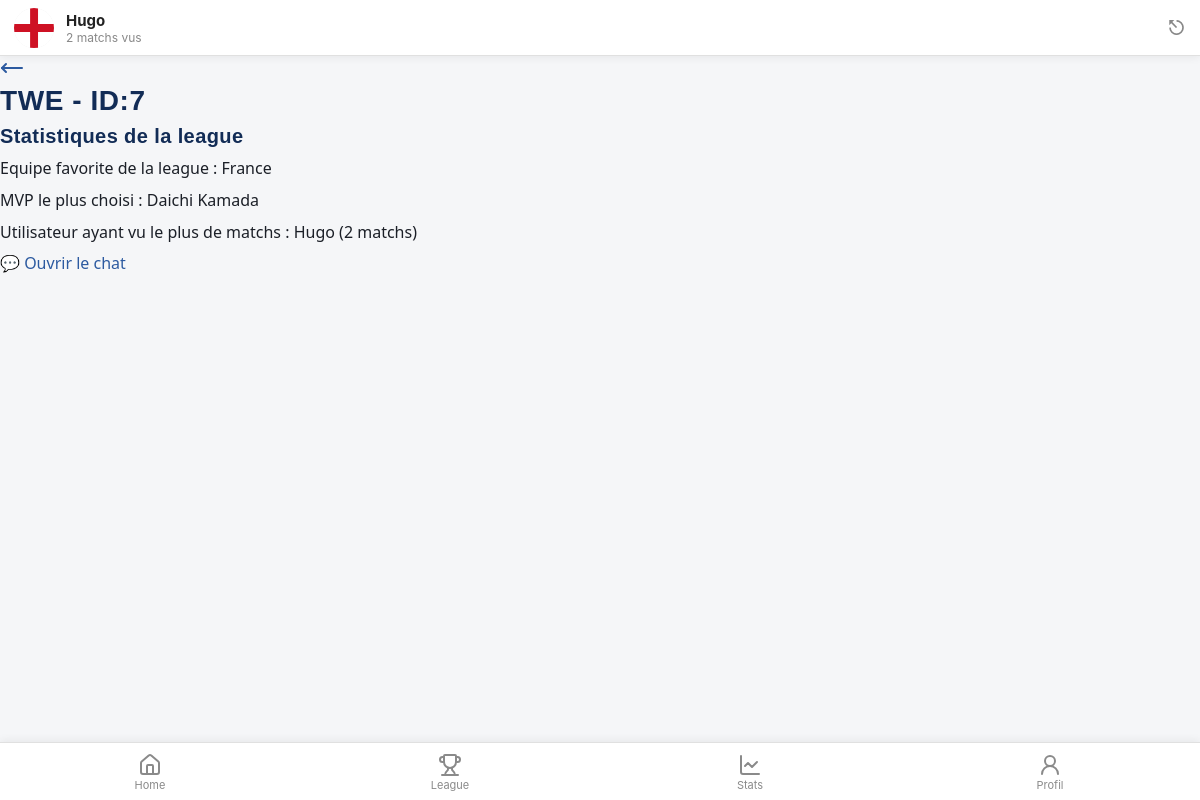
The page /index.php?view=league&idLeague=7 (signed in) on the database its author committed.
### tables this page shows
CREATE TABLE `UTILISATEUR` (
  `id` int NOT NULL,
  `pseudo` varchar(50) NOT NULL,
  `mot_de_passe` varchar(255) NOT NULL,
  `equipe_pref_id` int DEFAULT NULL,
  `joueur_pref_id` int DEFAULT NULL,
  `pdp` varchar(255) NOT NULL,
  `admin` tinyint(1) NOT NULL DEFAULT '0',
  `blacklist` tinyint(1) NOT NULL DEFAULT '0'
);

CREATE TABLE `LEAGUE` (
  `id` int NOT NULL,
  `nom` varchar(100) NOT NULL,
  `createur_id` int NOT NULL
);

### libs/maLibUtils.php (called while the page is built, shortened)
<?php
function valider($nom,$type="REQUEST")
{
	switch($type)
	{
		case 'REQUEST':
		if(isset($_REQUEST[$nom]) && !($_REQUEST[$nom] == ""))
			return proteger($_REQUEST[$nom]);
		break;
		case 'SESSION':
		if(isset($_SESSION[$nom]) && !($_SESSION[$nom] == ""))
			return $_SESSION[$nom];
		break;
	}
	return false;
}
function proteger($str)
{
	if (is_array($str))
	{
		$nextTab = array();
		foreach($str as $cle => $val)
		{
			$nextTab[$cle] = addslashes($val);
		}
		return $nextTab;
	}
	else
		return addslashes ($str);
}
?>

### libs/maLibSQL.pdo.php (called while the page is built, shortened)
<?php
function SQLGetChamp($sql)
{
	global $BDD_host;
	global $BDD_base;
	global $BDD_user;
	global $BDD_password;
	try {
		$dbh = new PDO("mysql:host=$BDD_host;dbname=$BDD_base", $BDD_user, $BDD_password);
	} catch (PDOException $e) {
		die("<font color=\"red\">SQLGetChamp: Erreur de connexion : " . $e->getMessage() . "</font>");
	}
	$dbh->exec("SET CHARACTER SET utf8");
	$res = $dbh->query($sql);
	$num = $res->rowCount();
	$res->setFetchMode(PDO::FETCH_NUM);
	$ligne = $res->fetch();
	if ($ligne == false) return false;
	else return $ligne[0];
}
function SQLSelect($sql)
{
 	global $BDD_host;
	global $BDD_base;
 	global $BDD_user;
 	global $BDD_password;
	try {
		$dbh = new PDO("mysql:host=$BDD_host;dbname=$BDD_base", $BDD_user, $BDD_password);
	} catch (PDOException $e) {
		die("<font color=\"red\">SQLSelect: Erreur de connexion : " . $e->getMessage() . "</font>");
	}
	$dbh->exec("SET CHARACTER SET utf8");
	$res = $dbh->query($sql);
	$num = $res->rowCount();
	if ($num==0) return false;
	else return $res;
}
function parcoursRs($result)
{
	$result->setFetchMode(PDO::FETCH_ASSOC);
	while ($ligne = $result->fetch())
		$tab[]= $ligne;
	return $tab;
}
?>

### libs/modele.php (called while the page is built, shortened)
<?php
include_once(__DIR__ . "/maLibSQL.pdo.php");
function getEquipePrefereeLeague($idLeague)
{
    $sql = "SELECT e.nom, COUNT(*) as nb
            FROM UTILISATEUR u
            JOIN EQUIPE e ON u.equipe_pref_id = e.id
            JOIN MEMBRE_LEAGUE ml ON u.id = ml.user_id
            WHERE ml.league_id = $idLeague
            AND u.equipe_pref_id IS NOT NULL
            GROUP BY e.id
            ORDER BY nb DESC
            LIMIT 1";
    $res = parcoursRS(SQLSelect($sql));
    return count($res) ? $res[0] : null;
}
function getMVPLigue($idLeague)
{
    $sql = "SELECT j.nom, j.prenom, COUNT(*) as nb
            FROM AVIS_MATCH a
            JOIN JOUEUR j ON a.mvp_id = j.id
            JOIN MEMBRE_LEAGUE ml ON a.user_id = ml.user_id
            WHERE ml.league_id = $idLeague
            GROUP BY j.id
            ORDER BY nb DESC
            LIMIT 1";
    $res = parcoursRS(SQLSelect($sql));
    return count($res) ? $res[0] : null;
}
function getTopViewerLeague($idLeague)
{
    $sql = "SELECT u.pseudo, COUNT(*) as nb
            FROM AVIS_MATCH a
            JOIN UTILISATEUR u ON a.user_id = u.id
            JOIN MEMBRE_LEAGUE ml ON a.user_id = ml.user_id
            WHERE ml.league_id = $idLeague
            AND a.vu_ou IS NOT NULL
            GROUP BY u.id
            ORDER BY nb DESC
            LIMIT 1";
    $res = parcoursRS(SQLSelect($sql));
    return count($res) ? $res[0] : null;
}
function getLeague($idLeague)
{
	$SQL = "SELECT L.id, L.nom, L.createur_id, U.pseudo AS createur
			FROM LEAGUE L
			JOIN UTILISATEUR U ON U.id = L.createur_id
			WHERE L.id = '$idLeague'";
	$tab = parcoursRs(SQLSelect($SQL));
	return count($tab) ? $tab[0] : false;
}
function getProfil($idUser)
{
    $SQL = "SELECT U.id, U.pseudo, U.pdp, U.equipe_pref_id, U.joueur_pref_id,
				   E.nom AS equipe_nom, E.image_drapeau,
				   J.prenom AS joueur_prenom, J.nom AS joueur_nom, J.image_joueur
            FROM UTILISATEUR U
            LEFT JOIN EQUIPE E ON E.id = U.equipe_pref_id
            LEFT JOIN JOUEUR J ON J.id = U.joueur_pref_id
            WHERE U.id = '$idUser'";
    $rs = parcoursRs(SQLSelect($SQL));
    return (count($rs) > 0) ? $rs[0] : false;
}
function getStatsProfil($idUser)
{
    $nbVus = SQLGetChamp("SELECT COUNT(*) FROM AVIS_MATCH WHERE user_id='$idUser' AND vu_ou IS NOT NULL");
    $SQL = "SELECT J.prenom, J.nom, COUNT(*) AS nb
            FROM AVIS_MATCH A
            JOIN JOUEUR J ON J.id = A.mvp_id
            WHERE A.user_id='$idUser' AND A.mvp_id IS NOT NULL
            GROUP BY A.mvp_id ORDER BY nb DESC LIMIT 1";
    $rs = parcoursRs(SQLSelect($SQL));
    $mvp = (count($rs) > 0) ? $rs[0]['prenom'] . ' ' . $rs[0]['nom'] : 'Aucun';
    $SQL = "SELECT E.nom, COUNT(*) AS nb
            FROM AVIS_MATCH A
            JOIN MATCHS M ON M.id = A.match_id
            JOIN EQUIPE E ON E.id = M.equipe_dom_id OR E.id = M.equipe_ext_id
            WHERE A.user_id='$idUser' AND A.vu_ou IS NOT NULL
            GROUP BY E.id ORDER BY nb DESC LIMIT 1";
    $rs = parcoursRs(SQLSelect($SQL));
    $equipePlusVue = (count($rs) > 0) ? $rs[0]['nom'] : 'Aucune';
    $noteMoy = SQLGetChamp("SELECT ROUND(AVG(note_match),1) FROM AVIS_MATCH WHERE user_id='$idUser' AND note_match IS NOT NULL");
    $nbStade = SQLGetChamp("SELECT COUNT(*) FROM AVIS_MATCH WHERE user_id='$idUser' AND vu_ou='stade'");
    if (!$nbStade) $nbStade = 0;
    return compact('nbVus', 'mvp', 'equipePlusVue', 'noteMoy', 'nbStade');
}
?>

### templates/league.php (the view, shortened to what this page needs)
<?php
include_once("libs/modele.php");
include_once("libs/maLibUtils.php");
$idLeague = valider("idLeague");
$league   = getLeague($idLeague);
?>
<div class="page-entete">
	<a class="retour" href="index.php?view=leagues" aria-label="Retour"><svg xmlns="http://www.w3.org/2000/svg" width="24" height="24" viewBox="0 0 24 24" fill="none" stroke="currentColor" stroke-width="2" stroke-linecap="round" stroke-linejoin="round" class="lucide lucide-move-left-icon lucide-move-left"><path d="M6 8L2 12L6 16"/><path d="M2 12H22"/></svg></a>
	<h1 class="lg-titre"><?php echo htmlspecialchars($league['nom']); ?> - Id:<?php echo $league['id']; ?></h1>
</div>
<?php
$equipePref = getEquipePrefereeLeague($idLeague);
$mvp = getMVPLigue($idLeague);
$topViewer = getTopViewerLeague($idLeague);
?>
<h2>Statistiques de la league</h2>
<p>
Equipe favorite de la league :
<?php echo $equipePref ? $equipePref['nom'] : "Aucune"; ?>
</p>
<p>
MVP le plus choisi :
<?php echo $mvp ? $mvp['prenom']." ".$mvp['nom'] : "Aucun"; ?>
</p>
<p>
Utilisateur ayant vu le plus de matchs :
<?php echo $topViewer ? $topViewer['pseudo']." (".$topViewer['nb']." matchs)" : "Aucun"; ?>
</p>
<a class="chat-acces" href="index.php?view=chat&amp;idLeague=<?php echo $league['id']; ?>">
	💬 Ouvrir le chat
</a>

### templates/header.php (shortened to what this page needs)
<!DOCTYPE html PUBLIC "-//W3C//DTD XHTML 1.0 Strict//EN" "http://www.w3.org/TR/xhtml1/DTD/xhtml1-strict.dtd">
<html xmlns="http://www.w3.org/1999/xhtml">
<head>
	<link rel="stylesheet" type="text/css" href="css/style.css?v=6">
</head>
<body>
<?php
include_once "libs/modele.php";
?>
<div id="entete">
	<?php if (valider("connecte", "SESSION")) :
		$idMoi  = valider("idUser", "SESSION");
		$profil = getProfil($idMoi);
		$stats  = getStatsProfil($idMoi);
		$pp = $profil['pdp'] ? $profil['pdp'] : 'default.png';
	?>
		<img class="entete-pp" src="ressources/images_drapeaux/<?php echo htmlspecialchars($pp); ?>" alt="" />
		<div class="entete-info">
			<span class="entete-pseudo"><?php echo htmlspecialchars($profil['pseudo']); ?></span>
			<span class="entete-stat"><?php echo (int) $stats['nbVus']; ?> matchs vus</span>
		</div>
		<a class="entete-logout" href="controleur.php?action=Logout" aria-label="Déconnexion">⎋</a>
	<?php else : ?>
		<a class="entete-login" href="index.php?view=login">Se connecter</a>
	<?php endif; ?>
</div>

### css/style.css (style rules this page uses)
body { padding-top:56px; padding-bottom:70px; }
#entete { position: fixed; top:0; left:0; right:0; height: 56px; display: flex; align-items: center; gap: 12px; padding: 0 14px; background: #fff; border-bottom: 1px solid #e0e0e0; box-shadow: 0 2px 8px rgba(0,0,0,0.06); z-index: 1000; font-family: -apple-system, system-ui, sans-serif; }
.entete-pp { width:40px; height:40px; border-radius:50%; object-fit:cover; background:#eee; }
.entete-info { display:flex; flex-direction:column; flex:1; }
.entete-pseudo { font-weight:bold; font-size:15px; color:#222; }
.entete-stat { font-size:12px; color:#888; }
.entete-logout { font-size:20px; color:#888; text-decoration:none; }
:root { --color-primary: #122C56; --color-primary-light: #2C5AA0; --color-accent: #F0A202; --color-success: #2E8B57; --color-danger: #D7263D; --color-bg: #F5F6F8; --color-surface: #FFFFFF; --color-border: #E2E5EA; --color-text: #1B1F27; --color-text-muted: #6B7280; --color-on-primary: #FFFFFF; --font-display: 'Oswald', sans-serif; --font-body: 'Work Sans', system-ui, sans-serif; --container-width: 480px; --nav-height: 64px; --radius-sm: 6px; --radius-md: 12px; --radius-lg: 20px; --shadow-card: 0 2px 10px rgba(18, 44, 86, 0.08); --space-xs: 4px; --space-sm: 8px; --space-md: 16px; --space-lg: 24px; --space-xl: 32px; }
*, *::before, *::after { box-sizing: border-box; }
body { margin: 0; font-family: var(--font-body); color: var(--color-text); background: var(--color-bg); -webkit-font-smoothing: antialiased; }
h1, h2, h3, h4 { font-family: var(--font-display); font-weight: 600; margin: 0 0 var(--space-sm); letter-spacing: 0.02em; color: var(--color-primary); }
h1 { font-size: 28px; text-transform: uppercase; }
h2 { font-size: 20px; }
p { margin: 0 0 var(--space-sm); line-height: 1.5; }
a { color: var(--color-primary-light); text-decoration: none; }

### rows shown on the page
utilisateur: pdp (picture), pseudo "Hugo"
league: nom "TWE", id "7"

### other values the page prints
$stats['nbVus'] "2"
$equipePref['nom'] "France"
$mvp['prenom'] "Daichi"
$mvp['nom'] "Kamada"
$topViewer['pseudo'] "Hugo"
$topViewer['nb'] "2"
